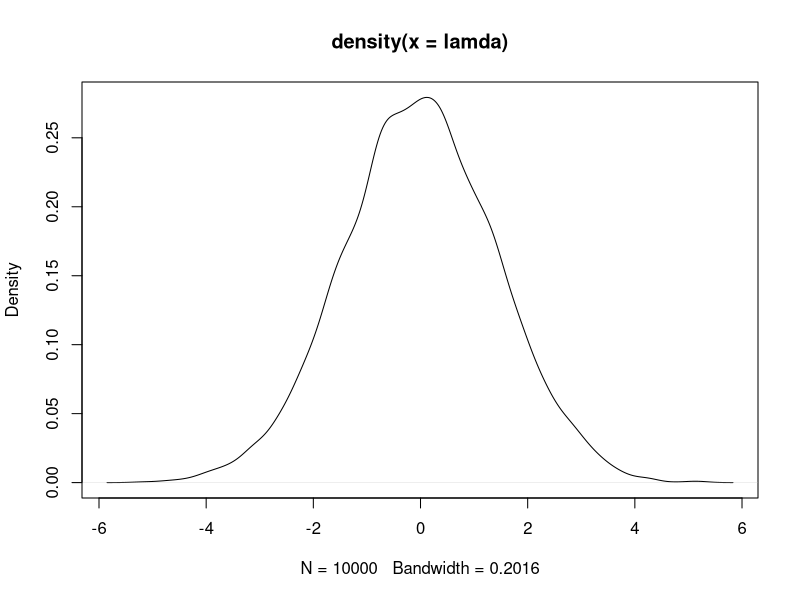
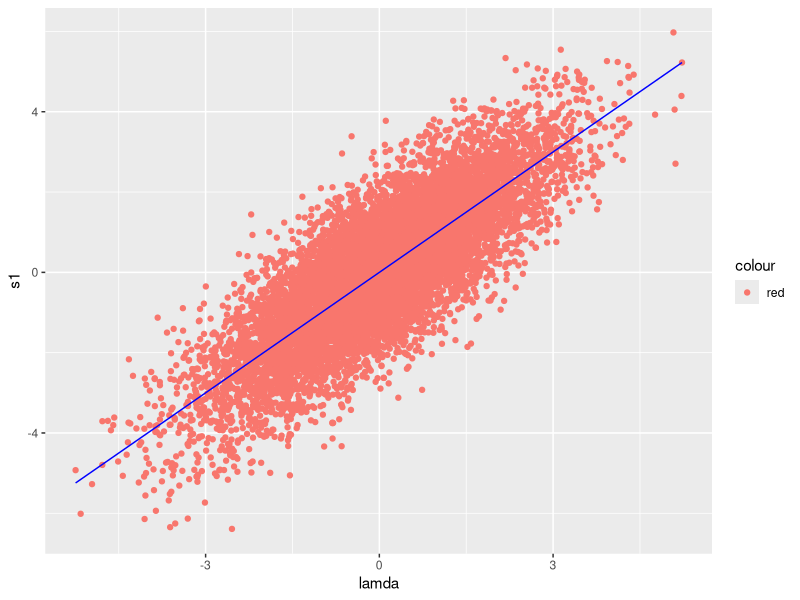
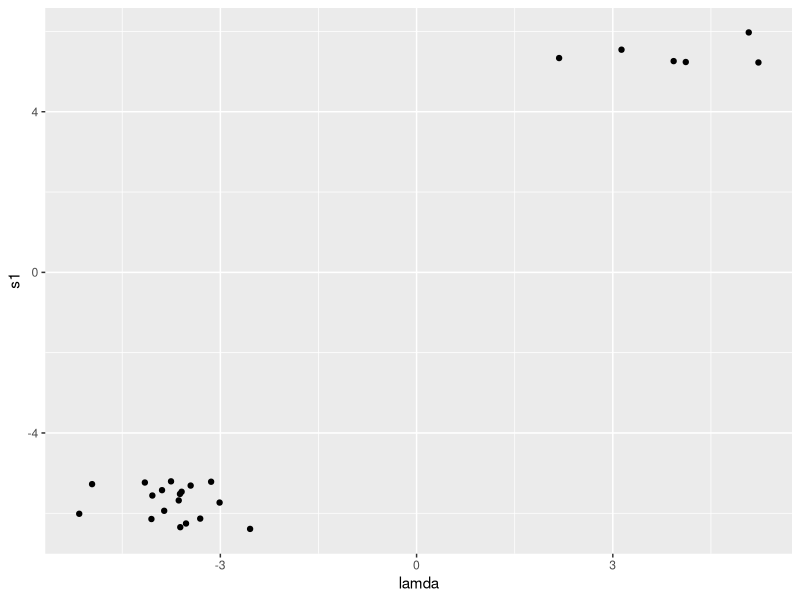

These charts were generated, in order, by the following R code:
library(tidyverse)

#here we are plotting are plotting the test statistic against the lamda that generated it.
#Our test statsitic is ditbruted normally with mean lamda and therefore the test statistic and the values of lambda
#should not differ very much. only the variance should make a difference. We want to see how closely they match 


#pulling lamda from normal distrubtion 
tempSd<-sqrt(2)
N=10000
sampleSize=10000
lamda <- rnorm(n=N, mean=0, sd=tempSd)

#to check if the lamda drawn is normally ditrbuted 
den_init_lambda <- density(lamda)
plot(den_init_lambda)

results<-matrix(nrow=N, ncol=3)

for(i in 1:N){
  results[i,1] = lamda[i]
  results[i,c(2,3)] <- rnorm(n=2,mean=lamda[i],sd=1)
}


results.data=as.data.frame(results)
colnames(results.data)=c("lamda", "s1", "s2")

true_lambda <- function(lambda){
  return(lambda)
}

#plot(results.data[,c(1,2)])
s1VSlamda<-ggplot(data = results.data, mapping = aes(x = lamda, y = s1,colour="red")) +geom_point()
s1VSlamda <- s1VSlamda + stat_function(fun=true_lambda,geom="line",colour="blue")
ggsave(filename="s1_VS_lambda.jpg")

#den_lambda = density(filter(results.data,s1>5.2 | s1<(-5.2) && lamda>0)$s1)
#den_lambda = density(filter(results.data,s1>5.2 | s1<(-5.2))$lamda)
#plot(den_lambda)

sig_stats<-ggplot(data = filter(results.data, s1>5.2 | s1<(-5.2)), mapping = aes(x = lamda, y = s1)) +geom_point()
ggsave(filename="lambda_significant_stats.jpg")

#significant lambda values with smaller test stats
#sig_lambda <- ggplot(data = filter(results.data, lamda>5.2 | lamda<(-5.2)), mapping = aes(x = lamda, y = s1)) +geom_point()

#s1 is the colums 
#s2 is the rows
cont_table = matrix(c(0,0,0,0),nrow=2,ncol=2)
for (i in 1:N){
  boolS1=(results[i,2] > 5.2 | results[i,2] < -5.2)
  boolS2=(results[i,3] > 5.2 | results[i,3] < -5.2)
  if (boolS1 && boolS2){
    cont_table[2,2] <- cont_table[2,2]+1
  }else if (!boolS1 && boolS2){
    cont_table[2,1] <- cont_table[2,1]+1
  }else if (boolS1 && (!boolS2)){
    cont_table[1,2] <- cont_table[1,2]+1
  }else{
    cont_table[1,1] <- cont_table[1,1]+1
  }
}
